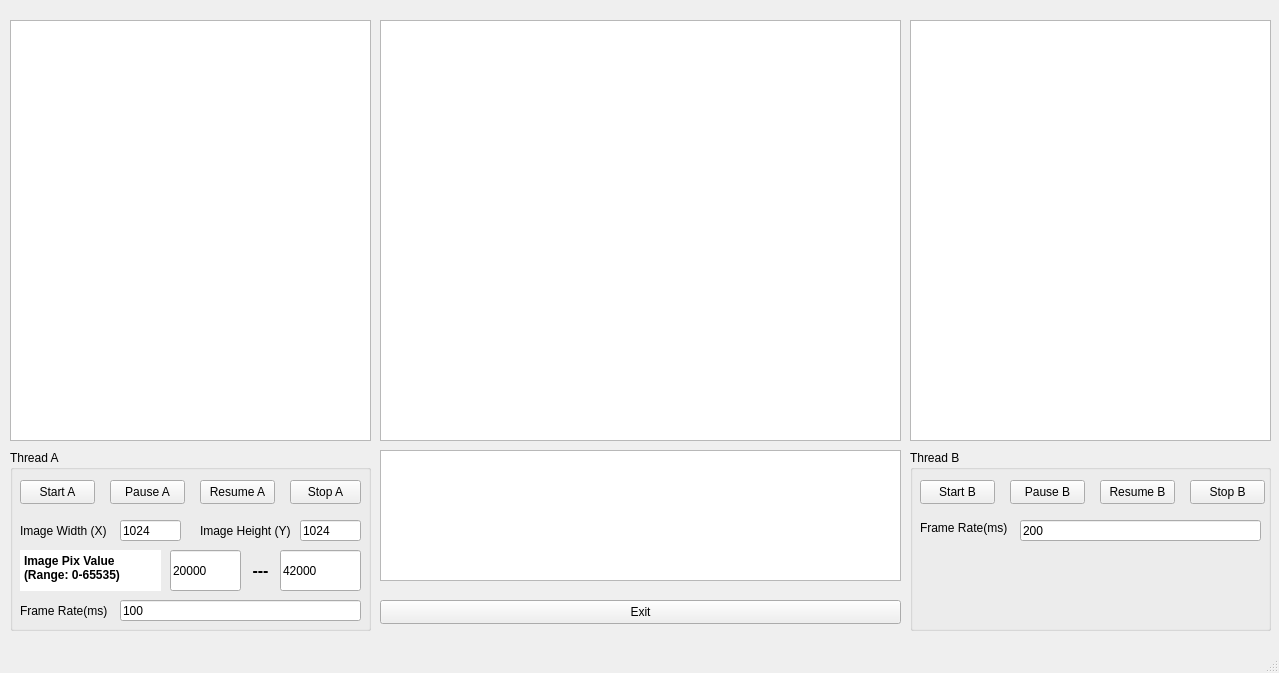
<?xml version="1.0" encoding="UTF-8"?>
<ui version="4.0">
 <class>MainWindow</class>
 <widget class="QMainWindow" name="MainWindow">
  <property name="geometry">
   <rect>
    <x>0</x>
    <y>0</y>
    <width>1279</width>
    <height>673</height>
   </rect>
  </property>
  <property name="windowTitle">
   <string>MainWindow</string>
  </property>
  <widget class="QWidget" name="centralwidget">
   <widget class="QTextEdit" name="textEdit_StatusA">
    <property name="geometry">
     <rect>
      <x>10</x>
      <y>20</y>
      <width>361</width>
      <height>421</height>
     </rect>
    </property>
   </widget>
   <widget class="QTextEdit" name="textEdit_StatusB">
    <property name="geometry">
     <rect>
      <x>910</x>
      <y>20</y>
      <width>361</width>
      <height>421</height>
     </rect>
    </property>
   </widget>
   <widget class="QGroupBox" name="groupBox">
    <property name="geometry">
     <rect>
      <x>10</x>
      <y>450</y>
      <width>361</width>
      <height>181</height>
     </rect>
    </property>
    <property name="title">
     <string>Thread A</string>
    </property>
    <widget class="QPushButton" name="btn_start_A">
     <property name="geometry">
      <rect>
       <x>10</x>
       <y>30</y>
       <width>75</width>
       <height>24</height>
      </rect>
     </property>
     <property name="text">
      <string>Start A</string>
     </property>
    </widget>
    <widget class="QPushButton" name="btn_pause_A">
     <property name="geometry">
      <rect>
       <x>100</x>
       <y>30</y>
       <width>75</width>
       <height>24</height>
      </rect>
     </property>
     <property name="text">
      <string>Pause A</string>
     </property>
    </widget>
    <widget class="QPushButton" name="btn_resume_A">
     <property name="geometry">
      <rect>
       <x>190</x>
       <y>30</y>
       <width>75</width>
       <height>24</height>
      </rect>
     </property>
     <property name="text">
      <string>Resume A</string>
     </property>
    </widget>
    <widget class="QPushButton" name="btn_stopA">
     <property name="geometry">
      <rect>
       <x>280</x>
       <y>30</y>
       <width>71</width>
       <height>24</height>
      </rect>
     </property>
     <property name="text">
      <string>Stop A</string>
     </property>
    </widget>
    <widget class="QLabel" name="label">
     <property name="geometry">
      <rect>
       <x>10</x>
       <y>70</y>
       <width>101</width>
       <height>21</height>
      </rect>
     </property>
     <property name="text">
      <string>Image Width (X)</string>
     </property>
    </widget>
    <widget class="QLabel" name="label_2">
     <property name="geometry">
      <rect>
       <x>190</x>
       <y>70</y>
       <width>101</width>
       <height>21</height>
      </rect>
     </property>
     <property name="text">
      <string>Image Height (Y)</string>
     </property>
    </widget>
    <widget class="QLineEdit" name="lineEdit_imgx">
     <property name="geometry">
      <rect>
       <x>110</x>
       <y>70</y>
       <width>61</width>
       <height>21</height>
      </rect>
     </property>
     <property name="text">
      <string>1024</string>
     </property>
    </widget>
    <widget class="QLineEdit" name="lineEdit_imgy">
     <property name="geometry">
      <rect>
       <x>290</x>
       <y>70</y>
       <width>61</width>
       <height>21</height>
      </rect>
     </property>
     <property name="text">
      <string>1024</string>
     </property>
    </widget>
    <widget class="QLabel" name="label_3">
     <property name="geometry">
      <rect>
       <x>10</x>
       <y>150</y>
       <width>101</width>
       <height>21</height>
      </rect>
     </property>
     <property name="text">
      <string>Frame Rate(ms)</string>
     </property>
    </widget>
    <widget class="QLineEdit" name="lineEdit_framerate">
     <property name="geometry">
      <rect>
       <x>110</x>
       <y>150</y>
       <width>241</width>
       <height>21</height>
      </rect>
     </property>
     <property name="text">
      <string>100</string>
     </property>
    </widget>
    <widget class="QLineEdit" name="lineEdit_low">
     <property name="geometry">
      <rect>
       <x>160</x>
       <y>100</y>
       <width>71</width>
       <height>41</height>
      </rect>
     </property>
     <property name="text">
      <string>20000</string>
     </property>
    </widget>
    <widget class="QLineEdit" name="lineEdit_high">
     <property name="geometry">
      <rect>
       <x>270</x>
       <y>100</y>
       <width>81</width>
       <height>41</height>
      </rect>
     </property>
     <property name="text">
      <string>42000</string>
     </property>
    </widget>
    <widget class="QLabel" name="label_6">
     <property name="geometry">
      <rect>
       <x>220</x>
       <y>100</y>
       <width>61</width>
       <height>41</height>
      </rect>
     </property>
     <property name="font">
      <font>
       <pointsize>12</pointsize>
       <bold>true</bold>
      </font>
     </property>
     <property name="text">
      <string>---</string>
     </property>
     <property name="alignment">
      <set>Qt::AlignCenter</set>
     </property>
    </widget>
    <widget class="QTextEdit" name="textEdit">
     <property name="geometry">
      <rect>
       <x>10</x>
       <y>100</y>
       <width>141</width>
       <height>41</height>
      </rect>
     </property>
     <property name="sizePolicy">
      <sizepolicy hsizetype="Fixed" vsizetype="Fixed">
       <horstretch>0</horstretch>
       <verstretch>0</verstretch>
      </sizepolicy>
     </property>
     <property name="frameShape">
      <enum>QFrame::NoFrame</enum>
     </property>
     <property name="html">
      <string>&lt;!DOCTYPE HTML PUBLIC &quot;-//W3C//DTD HTML 4.0//EN&quot; &quot;http://www.w3.org/TR/REC-html40/strict.dtd&quot;&gt;
&lt;html&gt;&lt;head&gt;&lt;meta name=&quot;qrichtext&quot; content=&quot;1&quot; /&gt;&lt;meta charset=&quot;utf-8&quot; /&gt;&lt;style type=&quot;text/css&quot;&gt;
p, li { white-space: pre-wrap; }
&lt;/style&gt;&lt;/head&gt;&lt;body style=&quot; font-family:'Microsoft YaHei UI'; font-size:9pt; font-weight:400; font-style:normal;&quot;&gt;
&lt;p style=&quot; margin-top:0px; margin-bottom:0px; margin-left:0px; margin-right:0px; -qt-block-indent:0; text-indent:0px;&quot;&gt;&lt;span style=&quot; font-weight:700;&quot;&gt;Image Pix Value &lt;/span&gt;&lt;/p&gt;
&lt;p style=&quot; margin-top:0px; margin-bottom:0px; margin-left:0px; margin-right:0px; -qt-block-indent:0; text-indent:0px;&quot;&gt;&lt;span style=&quot; font-weight:700;&quot;&gt;(Range: 0-65535)&lt;/span&gt;&lt;/p&gt;&lt;/body&gt;&lt;/html&gt;</string>
     </property>
    </widget>
   </widget>
   <widget class="QGroupBox" name="groupBox_2">
    <property name="geometry">
     <rect>
      <x>910</x>
      <y>450</y>
      <width>361</width>
      <height>181</height>
     </rect>
    </property>
    <property name="title">
     <string>Thread B</string>
    </property>
    <widget class="QPushButton" name="btn_start_B">
     <property name="geometry">
      <rect>
       <x>10</x>
       <y>30</y>
       <width>75</width>
       <height>24</height>
      </rect>
     </property>
     <property name="text">
      <string>Start B</string>
     </property>
    </widget>
    <widget class="QPushButton" name="btn_pause_B">
     <property name="geometry">
      <rect>
       <x>100</x>
       <y>30</y>
       <width>75</width>
       <height>24</height>
      </rect>
     </property>
     <property name="text">
      <string>Pause B</string>
     </property>
    </widget>
    <widget class="QPushButton" name="btn_resume_B">
     <property name="geometry">
      <rect>
       <x>190</x>
       <y>30</y>
       <width>75</width>
       <height>24</height>
      </rect>
     </property>
     <property name="text">
      <string>Resume B</string>
     </property>
    </widget>
    <widget class="QPushButton" name="btn_stopB">
     <property name="geometry">
      <rect>
       <x>280</x>
       <y>30</y>
       <width>75</width>
       <height>24</height>
      </rect>
     </property>
     <property name="text">
      <string>Stop B</string>
     </property>
    </widget>
    <widget class="QLineEdit" name="lineEdit_histrate">
     <property name="geometry">
      <rect>
       <x>110</x>
       <y>70</y>
       <width>241</width>
       <height>21</height>
      </rect>
     </property>
     <property name="text">
      <string>200</string>
     </property>
    </widget>
    <widget class="QLabel" name="label_4">
     <property name="geometry">
      <rect>
       <x>10</x>
       <y>70</y>
       <width>101</width>
       <height>16</height>
      </rect>
     </property>
     <property name="text">
      <string>Frame Rate(ms)</string>
     </property>
    </widget>
   </widget>
   <widget class="QPushButton" name="btn_exit">
    <property name="geometry">
     <rect>
      <x>380</x>
      <y>600</y>
      <width>521</width>
      <height>24</height>
     </rect>
    </property>
    <property name="text">
     <string>Exit</string>
    </property>
   </widget>
   <widget class="QGraphicsView" name="imgView">
    <property name="geometry">
     <rect>
      <x>380</x>
      <y>20</y>
      <width>521</width>
      <height>421</height>
     </rect>
    </property>
   </widget>
   <widget class="QChartView" name="hist_chartview">
    <property name="geometry">
     <rect>
      <x>380</x>
      <y>450</y>
      <width>521</width>
      <height>131</height>
     </rect>
    </property>
   </widget>
  </widget>
  <widget class="QMenuBar" name="menubar">
   <property name="geometry">
    <rect>
     <x>0</x>
     <y>0</y>
     <width>1279</width>
     <height>22</height>
    </rect>
   </property>
  </widget>
  <widget class="QStatusBar" name="statusbar"/>
 </widget>
 <customwidgets>
  <customwidget>
   <class>QChartView</class>
   <extends>QGraphicsView</extends>
   <header location="global">qchartview.h</header>
  </customwidget>
 </customwidgets>
 <resources/>
 <connections/>
</ui>
